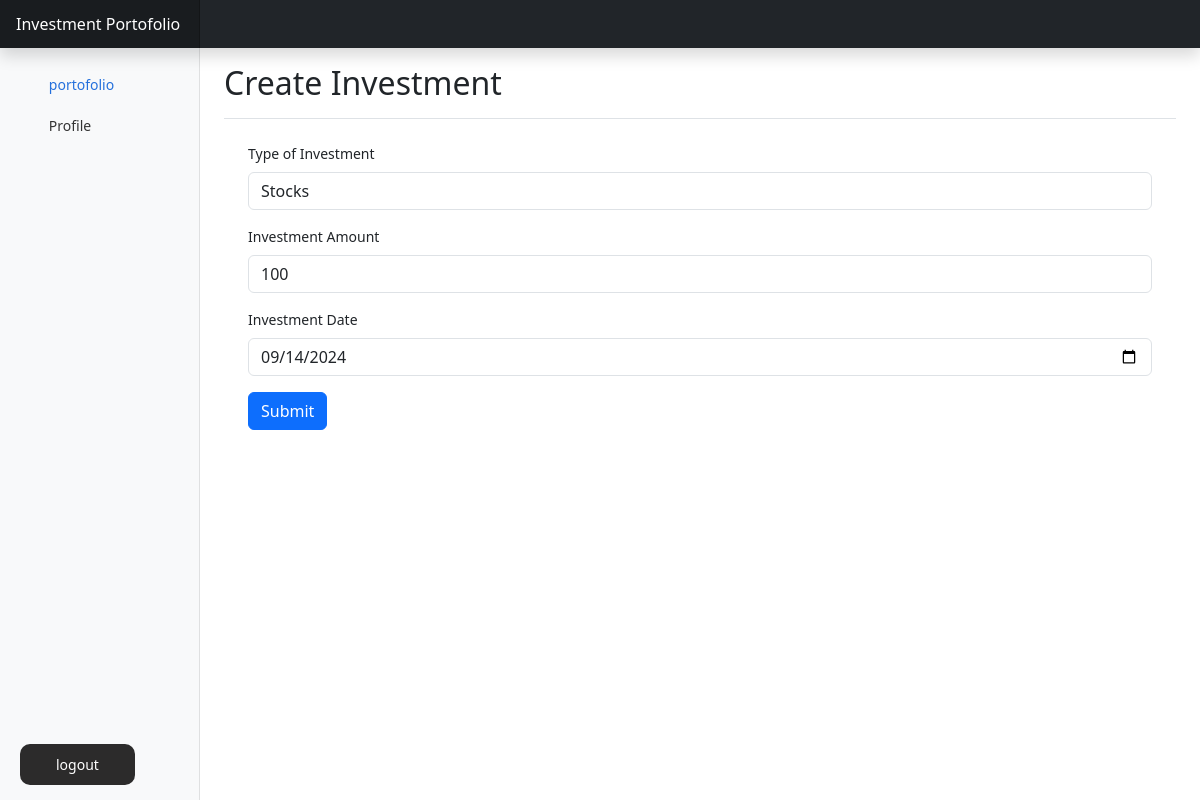
The app's page /dashboard/edit.php?id=11 (signed in) with its own data.
### tables this page shows
CREATE TABLE `portofolio` (
  `id` int(11) NOT NULL,
  `userId` int(21) NOT NULL,
  `type_of_investment` varchar(255) DEFAULT NULL,
  `investment_amount` varchar(255) DEFAULT NULL,
  `investment_date` date DEFAULT NULL
);

### dashboard/edit.php (the view, shortened to what this page needs)
<?php
require "../db.php";
if (isset($_SESSION["is_login"])) {
    $userId = $_SESSION["user_id"];
}
if (isset($_GET["id"])) {
    $id = $_GET['id'];
    $sql = "SELECT * from portofolio WHERE id = $id AND userId = $userId";
    $query = mysqli_query($conn, $sql);
    $data = mysqli_fetch_assoc($query);
    $amount = $data['investment_amount'];
    $clean_amount = str_replace(['$', ','], '', $amount);
    $amount = (int) $clean_amount;
}
?>
<!doctype html>
<html lang="en">
<?php include "./layouts/heading.php" ?>
<link rel="stylesheet" href="./css/dashboard.css">
</head>
<body>
    <?php include "./layouts/header.php" ?>
    <div class="container-fluid">
        <div class="row">
            <?php include "./layouts/sidebar.php" ?>
            <main class="col-md-9 ms-sm-auto col-lg-10 px-md-4">
                <div class="d-flex justify-content-between flex-wrap flex-md-nowrap align-items-center pt-3 pb-2 mb-3 border-bottom">
                    <h1 class="h2">Create Investment</h1>
                </div>
                <div class="container">
                    <div class="mt-4">
                        <div class="container">
                            <div class="mt-4">
                                <form action="" method="post">
                                    <div class="mb-3">
                                        <label for="type_investment" class="form-label">Type of Investment</label>
                                        <select class="form-control" id="type_investment" name="type_investment" required>
                                            <option value="stocks" <?php echo ($data['type_of_investment'] == 'stocks') ? 'selected' : ''; ?>>Stocks</option>
                                        </select>
                                    </div>
                                    <div class="mb-3">
                                        <label for="investment_amount" class="form-label">Investment Amount</label>
                                        <input type="number" class="form-control" id="investment_amount" name="investment_amount" value="<?php echo htmlspecialchars($amount); ?>" required>
                                    </div>
                                    <div class="mb-3">
                                        <label for="investment_date" class="form-label">Investment Date</label>
                                        <input type="date" class="form-control" id="investment_date" name="investment_date" value="<?php echo htmlspecialchars($data['investment_date']); ?>" required>
                                    </div>
                                    <button type="submit" class="btn btn-primary" name="submit">Submit</button>
                                </form>
                            </div>
                        </div>
                    </div>
                </div>
        </div>
    </div>
</body>
<?php include "./layouts/footer.php" ?>

### dashboard/css/dashboard.css (style rules this page uses)
body { font-size: 0.875rem; }

### records on screen
portofolio: type_investment "Stocks", investment_amount "100", investment_date "09/14/2024"
